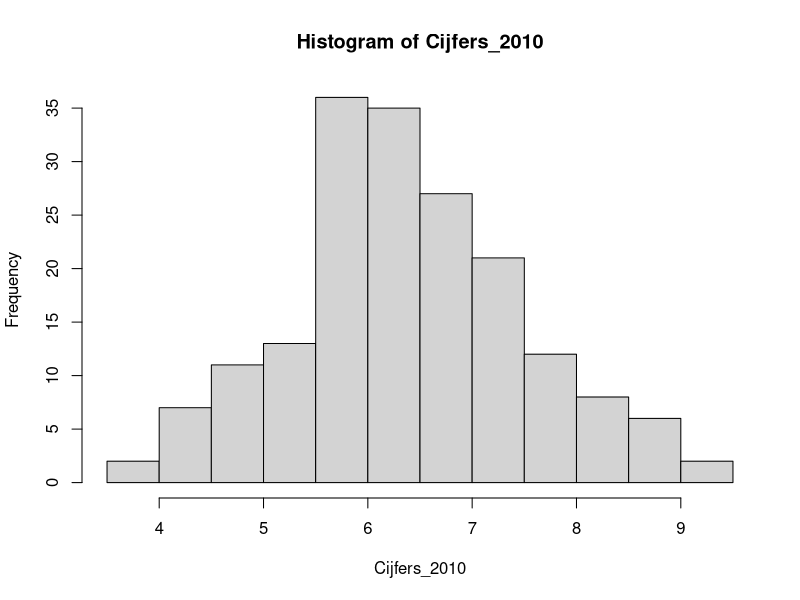
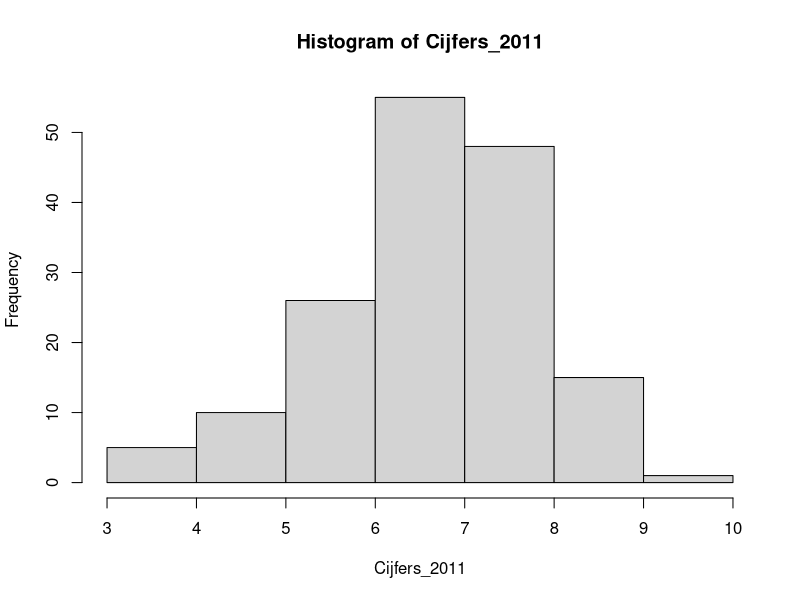

Source code (R) for these figures, in order:
## ---- chunk 1
knitr::opts_chunk$set(echo = TRUE)
## ---- chunk 2
RNGkind(sample.kind = "Rounding")
RNGkind(sample.kind = "Rounding")
set.seed(1)

mu <- 6.3
sigma <- 1.2
Cijfers_2010 <- rnorm(180, mu, sigma)
Cijfers_2010 <- Cijfers_2010 [Cijfers_2010 <= 10 & Cijfers_2010 >= 1]
Cijfers_2010 <- sapply (Cijfers_2010, round, 3)

mu <- 6.3
sigma <- 1.2
Cijfers_2010_n30 <- rnorm(30, mu, sigma)
Cijfers_2010_n30 <- Cijfers_2010_n30 [Cijfers_2010_n30 <= 10 & Cijfers_2010_n30 >= 1]
Cijfers_2010_n30 <- sapply (Cijfers_2010_n30, round, 3)

mu <- 6.6
sigma <- 1.2
Cijfers_2011 <- rnorm(160, mu, sigma)
Cijfers_2011 <- Cijfers_2011 [Cijfers_2011 <= 10 & Cijfers_2011 >= 1]
Cijfers_2011 <- sapply (Cijfers_2011, round, 3)

mu <- 6.6
sigma <- 1.2
Cijfers_2011_n30 <- rnorm(30, mu, sigma)
Cijfers_2011_n30 <- Cijfers_2011_n30 [Cijfers_2011_n30 <= 10 & Cijfers_2011_n30 >= 1]
Cijfers_2011_n30 <- sapply (Cijfers_2011, round, 3)

Cijfers <- c(Cijfers_2010, Cijfers_2011)
Cohort <- c(replicate(180, 2010), replicate(160, 2011))
Cijfers_gem <- data.frame(Cijfers, Cohort)


## ---- chunk 3
Cijfers_gem[sample(1:340, 10),]
## ---- chunk 4
Cijfers_2010 <- Cijfers_gem[Cijfers_gem$Cohort==2010,1]
Cijfers_2011 <- Cijfers_gem[Cijfers_gem$Cohort==2011,1]
## ---- chunk 5
mean(Cijfers_2010)
sd(Cijfers_2010)
## ---- chunk 6
mean(Cijfers_2011)
sd(Cijfers_2011)
## ---- chunk 7
hist(Cijfers_2010)
hist(Cijfers_2011)
## ---- chunk 8
library(nortest)
## ---- chunk 9
lillie.test(Cijfers_2010)
lillie.test(Cijfers_2011)
## ---- chunk 10
shapiro.test(Cijfers_2011_n30)
shapiro.test(Cijfers_2010_n30)
## ---- chunk 11
library(car)
leveneTest(Cijfers_gem$Cijfers, Cijfers_gem$Cohort)
## ---- chunk 12
t.test(Cijfers_2010, Cijfers_2011)
